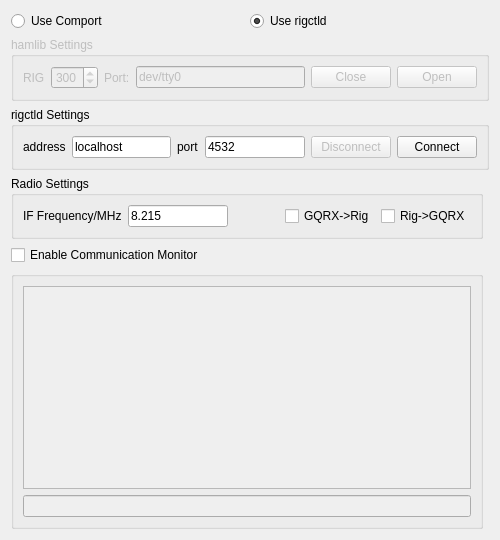
<?xml version="1.0" encoding="UTF-8"?>
<ui version="4.0">
 <class>Panadapter</class>
 <widget class="QDialog" name="Panadapter">
  <property name="geometry">
   <rect>
    <x>0</x>
    <y>0</y>
    <width>500</width>
    <height>540</height>
   </rect>
  </property>
  <property name="windowTitle">
   <string>DXC Options</string>
  </property>
  <layout class="QGridLayout" name="gridLayout">
   <item row="3" column="1" colspan="2">
    <widget class="QGroupBox" name="groupBox_Rigctld">
     <property name="title">
      <string>rigctld Settings</string>
     </property>
     <layout class="QHBoxLayout" name="horizontalLayout_2">
      <item>
       <widget class="QLabel" name="label_PanRigctldAddress">
        <property name="sizePolicy">
         <sizepolicy hsizetype="Fixed" vsizetype="Preferred">
          <horstretch>0</horstretch>
          <verstretch>0</verstretch>
         </sizepolicy>
        </property>
        <property name="text">
         <string>address</string>
        </property>
       </widget>
      </item>
      <item>
       <widget class="QLineEdit" name="lineEdit_PanRigctldAddress">
        <property name="text">
         <string>localhost</string>
        </property>
       </widget>
      </item>
      <item>
       <widget class="QLabel" name="label_PanRigctldPort">
        <property name="sizePolicy">
         <sizepolicy hsizetype="Fixed" vsizetype="Preferred">
          <horstretch>0</horstretch>
          <verstretch>0</verstretch>
         </sizepolicy>
        </property>
        <property name="text">
         <string>port</string>
        </property>
       </widget>
      </item>
      <item>
       <widget class="QLineEdit" name="lineEdit_PanRigctldPort">
        <property name="text">
         <string>4532</string>
        </property>
       </widget>
      </item>
      <item>
       <widget class="QPushButton" name="pushButton_PanDisconnect">
        <property name="enabled">
         <bool>false</bool>
        </property>
        <property name="text">
         <string>Disconnect</string>
        </property>
        <property name="autoDefault">
         <bool>true</bool>
        </property>
       </widget>
      </item>
      <item>
       <widget class="QPushButton" name="pushButton_PanConnect">
        <property name="text">
         <string>Connect</string>
        </property>
       </widget>
      </item>
     </layout>
    </widget>
   </item>
   <item row="2" column="1" colspan="2">
    <widget class="QGroupBox" name="groupBox_SerialConnection">
     <property name="enabled">
      <bool>false</bool>
     </property>
     <property name="title">
      <string>hamlib Settings</string>
     </property>
     <layout class="QHBoxLayout" name="horizontalLayout">
      <item>
       <widget class="QLabel" name="label_PanRig">
        <property name="sizePolicy">
         <sizepolicy hsizetype="Fixed" vsizetype="Preferred">
          <horstretch>0</horstretch>
          <verstretch>0</verstretch>
         </sizepolicy>
        </property>
        <property name="text">
         <string>RIG</string>
        </property>
       </widget>
      </item>
      <item>
       <widget class="QSpinBox" name="spinBox_PanRadioType">
        <property name="buttonSymbols">
         <enum>QAbstractSpinBox::UpDownArrows</enum>
        </property>
        <property name="maximum">
         <number>999</number>
        </property>
        <property name="value">
         <number>300</number>
        </property>
       </widget>
      </item>
      <item>
       <widget class="QLabel" name="label_PanRigPort">
        <property name="sizePolicy">
         <sizepolicy hsizetype="Fixed" vsizetype="Preferred">
          <horstretch>0</horstretch>
          <verstretch>0</verstretch>
         </sizepolicy>
        </property>
        <property name="text">
         <string>Port:</string>
        </property>
       </widget>
      </item>
      <item>
       <widget class="QLineEdit" name="lineEdit_PanRigPort">
        <property name="text">
         <string>dev/tty0</string>
        </property>
       </widget>
      </item>
      <item>
       <widget class="QPushButton" name="pushButton_CloseComPort">
        <property name="text">
         <string>Close</string>
        </property>
       </widget>
      </item>
      <item>
       <widget class="QPushButton" name="pushButton_OpenComPort">
        <property name="text">
         <string>Open</string>
        </property>
       </widget>
      </item>
     </layout>
    </widget>
   </item>
   <item row="0" column="1" rowspan="2">
    <layout class="QHBoxLayout" name="horizontalLayout_5">
     <item>
      <widget class="QRadioButton" name="radioButton_UseComPort">
       <property name="text">
        <string>Use Comport</string>
       </property>
      </widget>
     </item>
     <item>
      <widget class="QRadioButton" name="radioButton_UseRigctld">
       <property name="text">
        <string>Use rigctld</string>
       </property>
       <property name="checked">
        <bool>true</bool>
       </property>
      </widget>
     </item>
    </layout>
   </item>
   <item row="8" column="1">
    <widget class="QGroupBox" name="groupBox_ComMonitor">
     <property name="enabled">
      <bool>false</bool>
     </property>
     <layout class="QVBoxLayout" name="verticalLayout_DebugMon">
      <item>
       <widget class="QPlainTextEdit" name="plainTextEdit_RigComMonitor">
        <property name="font">
         <font>
          <pointsize>10</pointsize>
         </font>
        </property>
        <property name="toolTipDuration">
         <number>-3</number>
        </property>
        <property name="documentTitle">
         <string/>
        </property>
        <property name="readOnly">
         <bool>true</bool>
        </property>
        <property name="plainText">
         <string/>
        </property>
        <property name="textInteractionFlags">
         <set>Qt::NoTextInteraction</set>
        </property>
        <property name="maximumBlockCount">
         <number>240</number>
        </property>
       </widget>
      </item>
      <item>
       <widget class="QLineEdit" name="lineEdit_RigCommand"/>
      </item>
     </layout>
    </widget>
   </item>
   <item row="5" column="1">
    <widget class="QGroupBox" name="groupBox_2">
     <property name="title">
      <string>Radio Settings</string>
     </property>
     <layout class="QHBoxLayout" name="horizontalLayout_4">
      <item>
       <widget class="QLabel" name="label_PanIfFrequency">
        <property name="sizePolicy">
         <sizepolicy hsizetype="Fixed" vsizetype="Preferred">
          <horstretch>0</horstretch>
          <verstretch>0</verstretch>
         </sizepolicy>
        </property>
        <property name="text">
         <string>IF Frequency/MHz</string>
        </property>
       </widget>
      </item>
      <item>
       <widget class="QLineEdit" name="lineEdit_PanIfFrequency">
        <property name="sizePolicy">
         <sizepolicy hsizetype="Maximum" vsizetype="Fixed">
          <horstretch>0</horstretch>
          <verstretch>0</verstretch>
         </sizepolicy>
        </property>
        <property name="maximumSize">
         <size>
          <width>100</width>
          <height>16777215</height>
         </size>
        </property>
        <property name="text">
         <string>8.215</string>
        </property>
       </widget>
      </item>
      <item>
       <spacer name="horizontalSpacer">
        <property name="orientation">
         <enum>Qt::Horizontal</enum>
        </property>
        <property name="sizeHint" stdset="0">
         <size>
          <width>40</width>
          <height>20</height>
         </size>
        </property>
       </spacer>
      </item>
      <item>
       <widget class="QCheckBox" name="checkBox_CtrlRig">
        <property name="text">
         <string>GQRX-&gt;Rig</string>
        </property>
       </widget>
      </item>
      <item>
       <widget class="QCheckBox" name="checkBox_CtrlGqrx">
        <property name="text">
         <string>Rig-&gt;GQRX</string>
        </property>
       </widget>
      </item>
     </layout>
    </widget>
   </item>
   <item row="6" column="1">
    <widget class="QCheckBox" name="checkBox_EnableComMonitor">
     <property name="text">
      <string>Enable Communication Monitor</string>
     </property>
    </widget>
   </item>
  </layout>
 </widget>
 <tabstops>
  <tabstop>spinBox_PanRadioType</tabstop>
  <tabstop>lineEdit_PanRigPort</tabstop>
  <tabstop>lineEdit_PanIfFrequency</tabstop>
  <tabstop>lineEdit_PanRigctldAddress</tabstop>
  <tabstop>lineEdit_PanRigctldPort</tabstop>
 </tabstops>
 <resources/>
 <connections/>
</ui>
